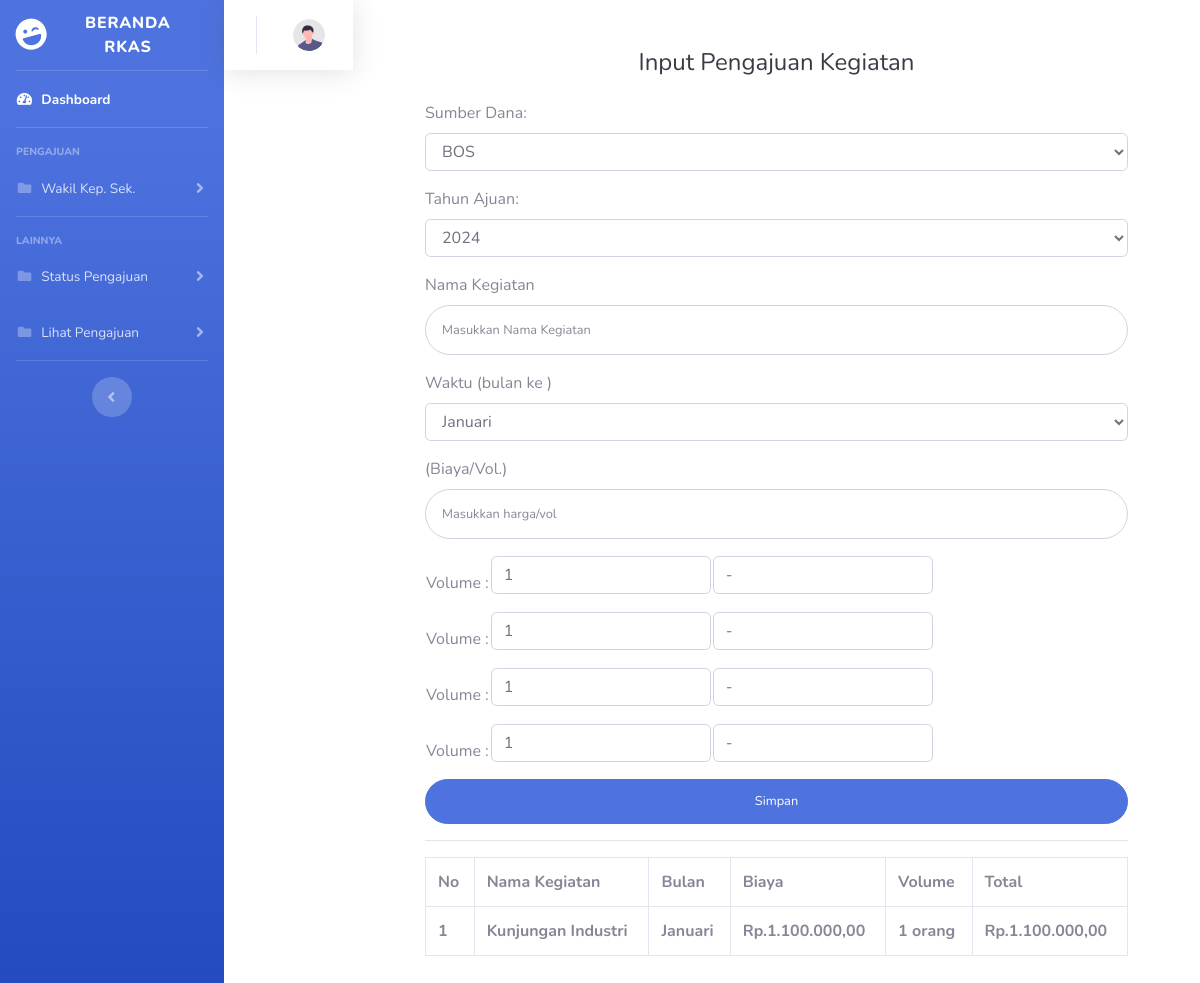
The app's page /rkas/kegiatan.php, older data.
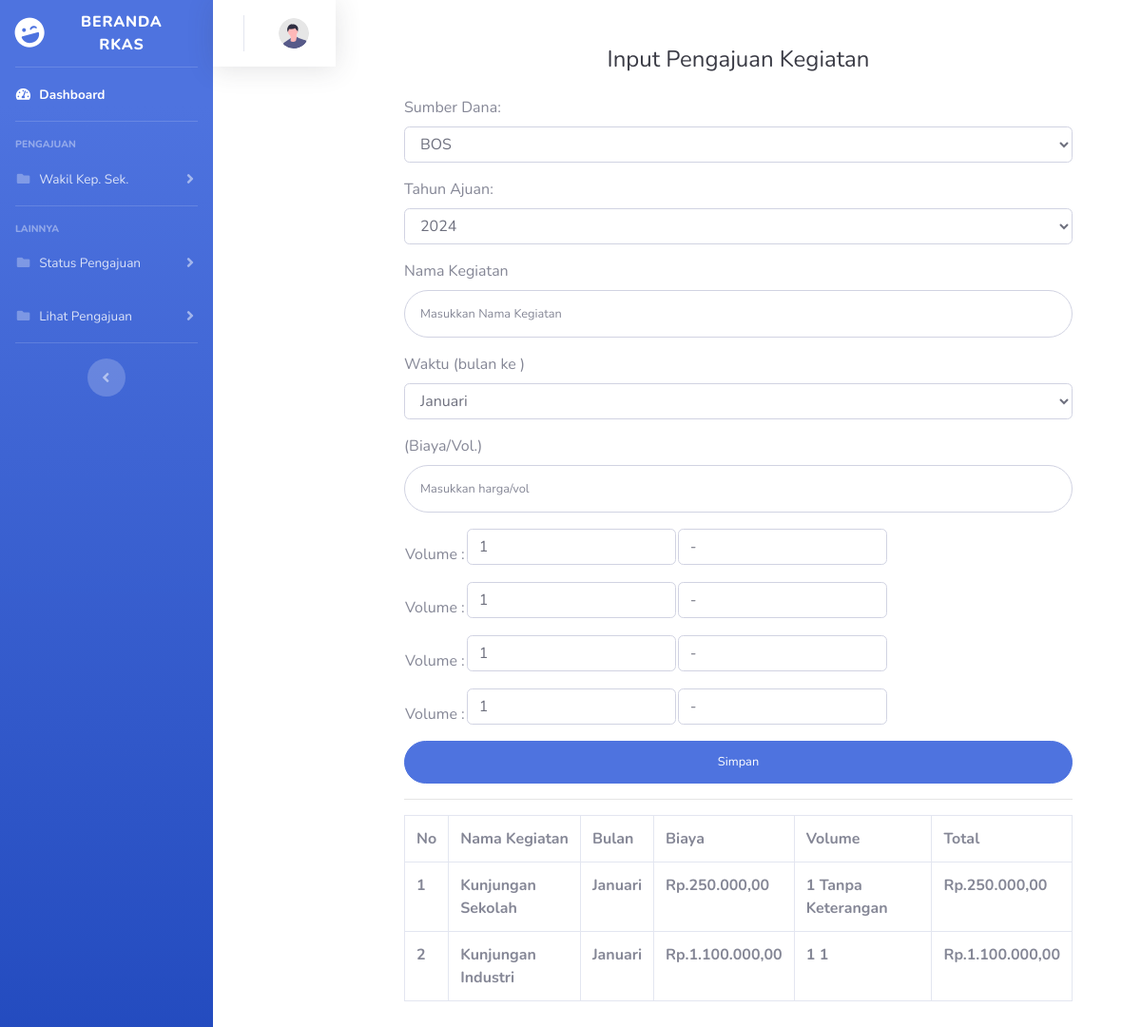
The same page, newer data.
### tables this page shows
CREATE TABLE `tb_kegiatan` (
  `id_kegiatan` int(11) NOT NULL,
  `sumber_dana` varchar(50) NOT NULL,
  `tahun_ajuan` int(4) NOT NULL,
  `nama_kegiatan` varchar(50) NOT NULL,
  `bulan` varchar(50) NOT NULL,
  `biaya` int(20) NOT NULL,
  `volume_1` int(11) NOT NULL,
  `volume_2` int(11) NOT NULL,
  `volume_3` int(11) NOT NULL,
  `volume_4` int(11) NOT NULL,
  `keterangan_volume1` varchar(75) NOT NULL,
  `keterangan_volume2` varchar(75) NOT NULL,
  `keterangan_volume3` varchar(75) NOT NULL,
  `keterangan_volume4` varchar(75) NOT NULL,
  `total` int(20) NOT NULL,
  `status` varchar(50) NOT NULL
);

### rkas/kegiatan.php (the view, shortened to what the changed rows need)
<?php
include "koneksi.php";
$sql = mysqli_query($conn, "SELECT * FROM tb_kegiatan ORDER BY id_kegiatan DESC");
?>
<!DOCTYPE html>
<html lang="en">
<head>
    <link href="vendor/fontawesome-free/css/all.min.css" rel="stylesheet" type="text/css">
    <link href="css/sb-admin-2.css" rel="stylesheet">
</head>
<body id="page-top">
    <div id="wrapper">
                <div class="container">
        <div class="p-5">
                            <div class="text-center">
                                <h1 class="h4 text-gray-900 mb-4">Input Pengajuan Kegiatan</h1>
                            </div>
                            <div class="table-responsive">
                                <table class="table table-bordered" id="dataTable" width="100%" cellspacing="0">
                                <tr>
                                            <th>No</th>
                                            <th>Nama Kegiatan</th>
                                            <th>Bulan</th>
                                            <th>Biaya</th>
                                            <th>Volume</th>
                                            <th>Total</th>
                                    </tr>
                                        <?php $no = 0;?>
                                    <?php foreach ($sql as $row) : ?>
                                    <tr>
                                    <th><?php $no += 1; echo $no;?></th>
                                    <th><?= $row["nama_kegiatan"];?></th>
                                    <th><?= $row["bulan"];?></th>
                                    <th>Rp.<?= number_format($row["biaya"], 2, ',', '.'); ?></th>
                                    <th><?= $row["volume_1"];?> <?= $row["keterangan_volume1"]?></th>
                                    <th>Rp.<?= number_format($row["total"], 2, ',', '.'); ?></th>
                                    </tr>
                                    <?php endforeach; ?>
                            </div>
                            </div>
                        </div>
                        </div>
</body>
</html>

Row changes from the older to the newer data that the page shows:
added tb_kegiatan: nama_kegiatan "Kunjungan Sekolah", bulan "Januari", biaya "250.000,00", volume_1 "1", keterangan_volume1 "Tanpa Keterangan", total "250.000,00"
changed tb_kegiatan "Kunjungan Industri": keterangan_volume1 "orang" → "1"
